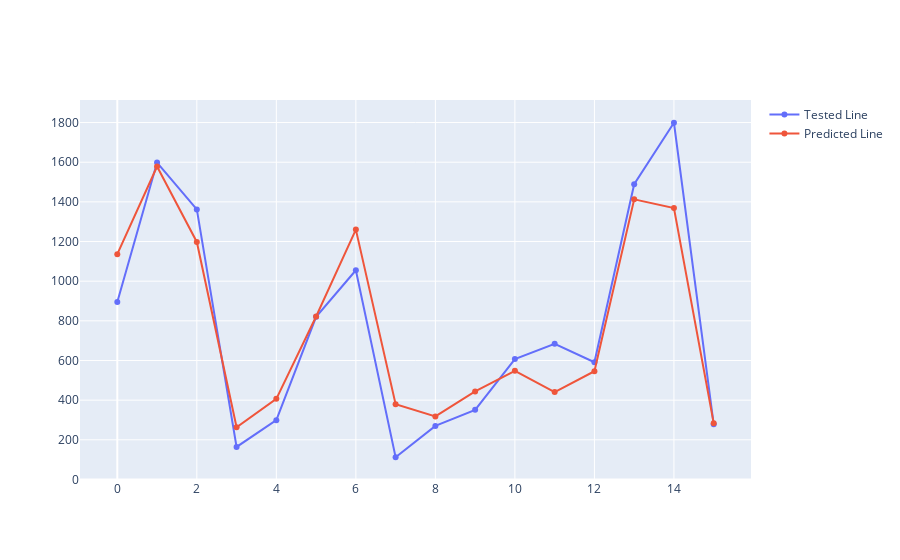

This figure's notebook cell:
### Code cell
fig = go.Figure()
fig.add_traces(go.Scatter(y=y1_test,name='Tested Line'))
fig.add_traces(go.Scatter(y=rfcpredict,name='Predicted Line'))

### Figure 1 — Plotly figure (JSON) as saved in the notebook; plotly's stock layout.template omitted (floating-point values rounded to 4 significant figures)
{"data": [{"name": "Tested Line", "type": "scatter", "y": [895, 1598, 1362, 164, 299, 820, 1055, 112, 270, 351, 607, 684, 591, 1489, 1799, 278]}, {"name": "Predicted Line", "type": "scatter", "y": [1136.0, 1578.0, 1198.0, 263.3, 406.5, 821.9, 1260.0, 379.4, 318.1, 443.7, 548.0, 440.9, 545.8, 1413.0, 1369.0, 284.0]}], "layout": {}}
